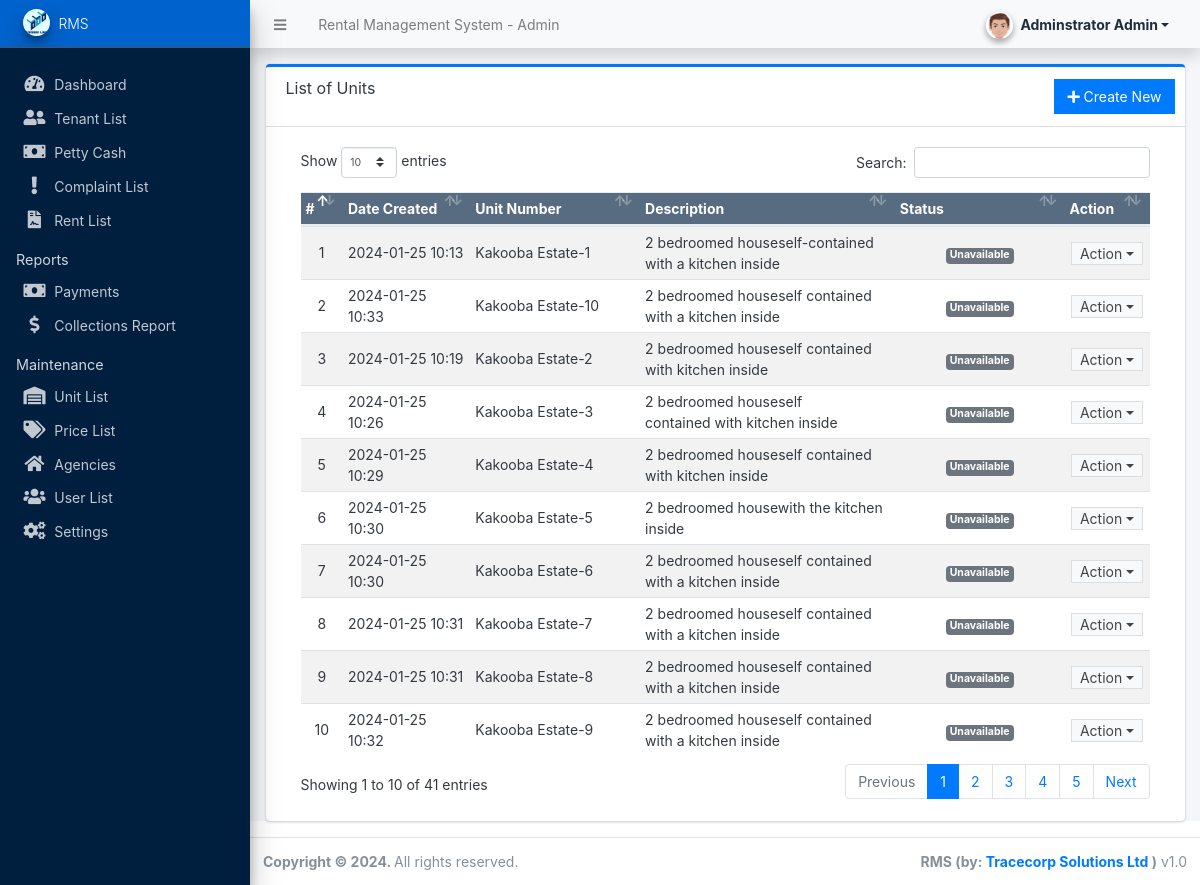
Page /admin/?page=maintenance/storage_units (signed in) on the committed database.
### tables this page shows
CREATE TABLE `unit_list` (
  `id` int(30) NOT NULL,
  `unit_number` varchar(250) NOT NULL,
  `description` text NOT NULL,
  `status` tinyint(1) NOT NULL DEFAULT 0 COMMENT '0 = Available, 1 = Unavailable, 3 = Under Maintenance',
  `date_created` datetime NOT NULL DEFAULT current_timestamp()
);

### admin/maintenance/storage_units.php (the view, shortened to what this page needs)
<div class="card card-outline card-primary">
	<div class="card-header">
		<h3 class="card-title">List of Units</h3>
		<div class="card-tools">
			<a href="javascript:void(0)" id="create_new" class="btn btn-flat btn-primary"><span class="fas fa-plus"></span>  Create New</a>
		</div>
	</div>
	<div class="card-body">
		<div class="container-fluid">
        <div class="container-fluid">
			<table class="table table-hover table-striped">
				<colgroup>
					<col width="5%">
					<col width="15%">
					<col width="20%">
					<col width="30%">
					<col width="20%">
					<col width="10%">
				</colgroup>
				<thead>
					<tr class="bg-navy disabled">
						<th>#</th>
						<th>Date Created</th>
						<th>Unit Number</th>
						<th>Description</th>
						<th>Status</th>
						<th>Action</th>
					</tr>
				</thead>
				<tbody>
					<?php
					$i = 1;
						$qry = $conn->query("SELECT * from `unit_list`  order by `unit_number` asc ");
						while($row = $qry->fetch_assoc()):
							$row['description'] = html_entity_decode($row['description']);
							$row['description'] = preg_replace("/\<ul\>|\<\/ul\>|\<ol\>|\<\/ol\>|\<li\>|\<\/li\>/","&nbsp;",$row['description']);
							$row['description'] = strip_tags(stripslashes($row['description']));
					?>
						<tr>
							<td class="text-center"><?php echo $i++; ?></td>
							<td><?php echo date("Y-m-d H:i",strtotime($row['date_created'])) ?></td>
							<td><?php echo $row['unit_number'] ?></td>
							<td ><p class="truncate-3 m-0"><?php echo $row['description'] ?></p></td>
							<td class="text-center">
                                <?php if($row['status'] == 0): ?>
                                    <span class="badge badge-success">Available</span>
                                <?php elseif($row['status'] == 1): ?>
                                    <span class="badge badge-secondary">Unavailable</span>
                                <?php else: ?>
                                    <span class="badge badge-danger">Under Maintenance</span>
                                <?php endif; ?>
                            </td>
							<td align="center">
								 <button type="button" class="btn btn-flat btn-default btn-sm dropdown-toggle dropdown-icon py-0" data-toggle="dropdown">
				                  		Action
				                  </button>
							</td>
						</tr>
					<?php endwhile; ?>
				</tbody>
			</table>
		</div>
		</div>
	</div>
</div>

### rows in the picture
unit_list: date_created "2024-01-25 10:13", unit_number "Kakooba Estate-1", description "2 bedroomed houseself-contained with a kitchen inside", status "Unavailable"
unit_list: date_created "2024-01-25 10:33", unit_number "Kakooba Estate-10", description "2 bedroomed houseself contained with a kitchen inside", status "Unavailable"
unit_list: date_created "2024-01-25 10:19", unit_number "Kakooba Estate-2", description "2 bedroomed houseself contained with kitchen inside", status "Unavailable"
unit_list: date_created "2024-01-25 10:26", unit_number "Kakooba Estate-3", description "2 bedroomed houseself contained with kitchen inside", status "Unavailable"
unit_list: date_created "2024-01-25 10:29", unit_number "Kakooba Estate-4", description "2 bedroomed houseself contained with kitchen inside", status "Unavailable"
unit_list: date_created "2024-01-25 10:30", unit_number "Kakooba Estate-5", description "2 bedroomed housewith the kitchen inside", status "Unavailable"
unit_list: date_created "2024-01-25 10:30", unit_number "Kakooba Estate-6", description "2 bedroomed houseself contained with a kitchen inside", status "Unavailable"
unit_list: date_created "2024-01-25 10:31", unit_number "Kakooba Estate-7", description "2 bedroomed houseself contained with a kitchen inside", status "Unavailable"
unit_list: date_created "2024-01-25 10:31", unit_number "Kakooba Estate-8", description "2 bedroomed houseself contained with a kitchen inside", status "Unavailable"
unit_list: date_created "2024-01-25 10:32", unit_number "Kakooba Estate-9", description "2 bedroomed houseself contained with a kitchen inside", status "Unavailable"

### other values in the picture
$_settings->info('name') "Rental Management System"
$_settings->userdata('firstname').' '.$_settings->userdata('lastname') "Adminstrator Admin"
$_settings->info('short_name') "RMS"
